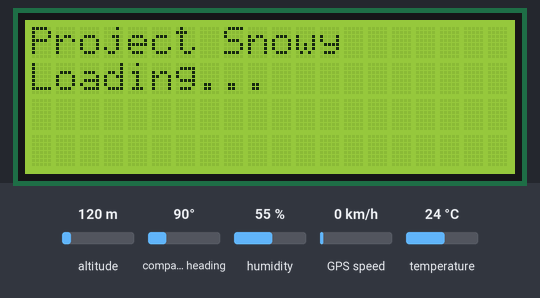
Bench run of a sketch on a simulated Arduino Zero (SAMD21). On the bench: 20×4 character LCD. The inputs (shaded band) are chosen by the test bench; at power-on: altitude 120 m, compass heading 90°, humidity 55 %, GPS speed 0 km/h, temperature 24 °C. The GPS gets a fix after 3 s at 37.7749, -122.4194 with 8 satellites; the modem accepts every AT command (registered, SIM ready, sends succeed) and sends nothing else; what the sketch prints to the serial monitor is not drawn.

Above: at 5.7 s.
At 11.0 s:
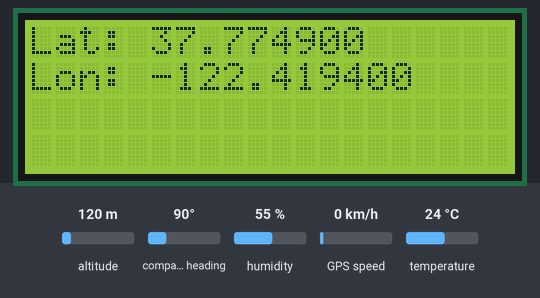

Measured:
- what the display in image 0 shows lasts 5.3 s, from 5.7 s to 11.0 s

The sketch:

ProjectSnowy_GPS_V2.3.ino
```cpp
/******V2.2******/
/***Umais Khan***/
/***27-07-2017***/

/*Lib*/
#include <Arduino.h>
#include "wiring_private.h" // pinPeripheral() function
#include <Wire.h>
#include <LiquidCrystal_I2C.h>
#include <TinyGPS++.h>
#include <Adafruit_Sensor.h>
#include <DHT.h>
#include <DHT_U.h>
/*Lib END*/

/*Serial Setup*/
Uart Serial2(&sercom2, 3, 4, SERCOM_RX_PAD_1, UART_TX_PAD_0); //initialising software serial on pin 3 and 4

#define ss Serial2                               //Setting up software serial used for GPS module
#define gprsSerial Serial5                       //Setting up software serial used for GPRS module

void SERCOM2_Handler() { Serial2.IrqHandler(); }
/*Serial Setup END*/

/*LCD*/
LiquidCrystal_I2C lcd(0x27, 20, 4);             //Seting up the LCD (HEX is specific for the LCD type)
/*LCD END*/

/*Baud Var's/ Setup Var's*/
static const uint32_t SERIAL_BAUD = 115200;     //Setup baud rate for Arduino serial
static const uint32_t GPS_BAUD = 9600;          //Setup baudrate for GPS module
static const uint32_t GPRS_BAUD = 19200;        //Setup baudrate for GPRS/GSM module

static int SETUP_DELAY = 5000;                  //This delay allows time for the GPRS sheild to boot
static bool DISABLE_GPRS_SERIAL = false;        //Toggle GPRS serial output
static bool DISABLE_GPS_PRINT_DATA = false;     //Toggle GPS nema serial printout
static bool DISABLE_LCD = false;                //Toggle LCD on/off
static bool DISABLE_V_STOP_CHECK = false;

int p1 = 0;                                     //Make sure the string above is only printed once (GPRS)
int p2 = 0;                                     //Make sure the string above is only printed once (GPS)
/*Baud Var/ Setup Var's END*/

/*Other Var's*/
int count = 0;

TinyGPSPlus gps; //Creating GPS Object

/*
*lo = Longitude
*la = Latitude
*speed_mph = Speed in mph
*speed_kmph = Speed in kmph
*alt_feet = Altitude in feet
*sat_count = Shows the number of satellites connected
*/

double lo, la, speed_mph, speed_kmph, alt_feet, temp, hum;
uint32_t sat_count;

/*Other Var's END*/


/*Vehicle stop/ start*/
bool v_stopped = false;                 //Bool set based on in vehicle is moving or stationary
int stop_count = 0;                     //Counts the number of loops passed while vehicle is stopped
double min_speed = 1.5;                 //Set speed that the vehicle must reach before the tracker sends data (mph)
/*End vehicle stop/ start*/

/*USERNAME*/

static String user = "Sufi";

double max_speed = 70.0;                //If vehicle travels faster than this speed the App user is notified (float/mph)
static String reg = "VF17 AEY";
bool speed_alert = true;                //SMS speed alerts only sent if this function is set to true

bool sms_delay = false;
int sms_delay_count = 0;
/*Vehicle details*/

/*End of vehicle details*/

/*DHT11  Var's*/
#define DHTPIN            4         // Pin which is connected to the DHT sensor.
#define DHTTYPE           DHT11     // DHT 11
DHT_Unified dht(DHTPIN, DHTTYPE);

//float temp, hum;
uint32_t delayMS;

/*END of DHT11*/

void setup() {

    delay(SETUP_DELAY);
    delay(500);

    lcd.init();                            //Initialised LCD line 1 and 2
    lcd.init();
    lcd.backlight();                      //Start LCD backlight

    lcd.clear();
    lcd.print("Project Snowy");
    lcd.setCursor(0, 1);
    lcd.print("Loading...");

    //Asign baud rate to GPS, GPRS/GSM and Serial monitor
    Serial.begin(SERIAL_BAUD);
    ss.begin(GPS_BAUD);
    gprsSerial.begin(GPRS_BAUD);

    // Assign pins 3 & 4 SERCOM functionality
    pinPeripheral(3, PIO_SERCOM_ALT);
    pinPeripheral(4, PIO_SERCOM_ALT);

    gprsSerial.flush();
    smartDelay(700);//2
    gprsSerial.println("AT+CGATT?");
    smartDelay(350);//1
    toSerial();

    gprsSerial.println("AT+SAPBR=3,1,\"CONTYPE\",\"GPRS\"");     //Setting up connection type (GPRS)
    smartDelay(700); //2
    toSerial();
    gprsSerial.println("AT+SAPBR=3,1,\"APN\",\"giffgaff.com\""); //Setting up APN
    smartDelay(700); //2
    gprsSerial.println("AT+SAPBR=1,1");
    smartDelay(700); //2
    toSerial();
    /*DHT11*/
    dht.begin();
    sensor_t sensor;
    dht.temperature().getSensor(&sensor);
    Serial.println("------------------------------------");
    Serial.println("Temperature");
    Serial.print("Sensor:       ");
    Serial.println(sensor.name);
    Serial.print("Driver Ver:   ");
    Serial.println(sensor.version);
    Serial.print("Unique ID:    ");
    Serial.println(sensor.sensor_id);
    Serial.print("Max Value:    ");
    Serial.print(sensor.max_value);
    Serial.println(" *C");
    Serial.print("Min Value:    ");
    Serial.print(sensor.min_value);
    Serial.println(" *C");
    Serial.print("Resolution:   ");
    Serial.print(sensor.resolution);
    Serial.println(" *C");
    Serial.println("------------------------------------");
    // Print humidity sensor details.
    dht.humidity().getSensor(&sensor);
    Serial.println("------------------------------------");
    Serial.println("Humidity");
    Serial.print("Sensor:       ");
    Serial.println(sensor.name);
    Serial.print("Driver Ver:   ");
    Serial.println(sensor.version);
    Serial.print("Unique ID:    ");
    Serial.println(sensor.sensor_id);
    Serial.print("Max Value:    ");
    Serial.print(sensor.max_value);
    Serial.println("%");
    Serial.print("Min Value:    ");
    Serial.print(sensor.min_value);
    Serial.println("%");
    Serial.print("Resolution:   ");
    Serial.print(sensor.resolution);
    Serial.println("%");
    Serial.println("------------------------------------");
    // Set delay between sensor readings based on sensor details.
    delayMS = sensor.min_delay / 1000;
    /*DHT11 END*/
}

void loop() {
    lo = gps.location.lng();
    la = gps.location.lat();

    dht_data();
    Serial.println(temp);
    Serial.println(hum);
    speed_mph = gps.speed.mph();
    speed_kmph = gps.speed.kmph();
    alt_feet = gps.altitude.feet();
    sat_count = gps.satellites.value();

    printGPSData(); //Un comment for serial debugging
    toLCD(gps.location.isValid());

    if (DISABLE_LCD != true) {
        toLCD(gps.location.isValid());
    }

    /*
    *The code below is designed to stop the transmittion of GPS data via GPRS
    *when the vehicle is stationary...
    */
    if (DISABLE_V_STOP_CHECK == false) {
        if (speed_mph < min_speed) {

            stop_count++;
            smartDelay(500);
            Serial.print(" \n\nVehicle stopped! Count = ");
            Serial.println(stop_count);

        }
    }


    if (v_stopped == false && stop_count < 2) {
        Serial.print(" \n\nSending to DB = ");
        Serial.println(stop_count);
        toDB();
    }

    if (stop_count >= 2 && v_stopped == false) {
        Serial.print(" \n\nSetting v_stopped to true! Count = ");
        Serial.println(stop_count);
        v_stopped = true;
    }

    if (v_stopped == true && speed_mph >= min_speed && speed_alert == true) {

        v_stopped = false;
        stop_count = 0;
        Serial.print(" \n\nv_stopped set to false and count reset! Count = ");
        Serial.println(stop_count);
        toDB();
    }

    /*
    *This if statement waits for 10 loops before setting the sms_delay function to false
    *if the function is set to true the system would send a speed warning notification
    *every 6-7 seconds if the user maintains a speed higher than the set maximum limit
    */
    if (sms_delay == true) {

        sms_delay_count++;

        if (sms_delay_count >= 10) {

            sms_delay = false;
            sms_delay_count = 0;

        }

    }

    /*
     * If speed is greater than the max speed limit set and the sms_delay_count
     * is equal to 0 a SMS message is sent to the user if the driver of the vehicle
     * exceeds the maximum set limit
     */
    if (speed_mph > max_speed && sms_delay_count == 0) {

        sms_notification();
        sms_delay = true;
        sms_delay_count++;

    }

    count++;

}

void dht_data() {
    // Delay between measurements.
    delay(delayMS);
    // Get temperature event and print its value.
    sensors_event_t event;
    dht.temperature().getEvent(&event);
    if (isnan(event.temperature)) {
        Serial.println("Error reading temperature!");
    } else {
        Serial.print("Temperature: ");
        temp = event.temperature;
        Serial.println(" *C");
    }
    // Get humidity event and print its value.
    dht.humidity().getEvent(&event);
    if (isnan(event.relative_humidity)) {
        Serial.println("Error reading humidity!");
    } else {
        Serial.print("Humidity: ");
        hum = event.relative_humidity;
        Serial.println("%");
    }
}

void printGPSData() {
    if (DISABLE_GPS_PRINT_DATA == false) {
        Serial.print("\n\n*** Data In - Count = ");
        Serial.print(count);
        Serial.println(" ***");
        Serial.print("\nLat: ");
        Serial.print(la, 6);
        Serial.print("\nLong: ");
        Serial.print(lo, 6);

        Serial.println("\n\n*** END *** \n\n");
        smartDelay(100);
    } else if (DISABLE_GPS_PRINT_DATA == true && p1 == 0) {
        Serial.println("GPS data printing to serial has been disabled!");
        p1++;
    }
}


/*
*Prints GPS data to lcd GPS data validity boolean must be passed to this function
*If bool is set to valid the data is printed to the LCD and if set to false no a
*string of '*' are printed in place of latitude and longitude data.
*/
void toLCD(bool valid) {
    if (!valid) {
        lcd.clear();
        lcd.print("Lat: ****** MS");
        lcd.print(max_speed);
        lcd.setCursor(0, 1);
        lcd.print("Lon: ******");
    } else {
        lcd.clear();
        lcd.print("Lat: ");
        lcd.print(la, 6);
        lcd.setCursor(0, 1);
        lcd.print("Lon: ");
        lcd.print(lo, 6);
    }
}

/*This function when executed sends data to the database via GPRS*/
void toDB() {
    gprsSerial.flush();
    smartDelay(1000);
    gprsSerial.println("AT+HTTPINIT");
    smartDelay(1000);

    gprsSerial.print("AT+HTTPPARA=\"URL\",\"http://www.projectsnowy.co.uk/include/php/gps_log.php?la=");
    smartDelay(50);
    gprsSerial.print(la, 6);
    smartDelay(200);
    gprsSerial.print("&lo=");
    smartDelay(50);
    gprsSerial.print(lo, 6);
    smartDelay(200);
    gprsSerial.print("&speed_mph=");
    smartDelay(50);
    gprsSerial.print(speed_mph);
    smartDelay(200);
    gprsSerial.print("&speed_kmph=");
    smartDelay(50);
    gprsSerial.print(speed_kmph);
    smartDelay(200);
    gprsSerial.print("&alt_feet=");
    smartDelay(50);
    gprsSerial.print(alt_feet);
    smartDelay(200);
    gprsSerial.print("&sat_count=");
    smartDelay(50);
    gprsSerial.print(sat_count);
    smartDelay(200);
    gprsSerial.print("&temp=");
    smartDelay(50);
    gprsSerial.print(temp);
    smartDelay(200);
    gprsSerial.print("&hum=");
    smartDelay(50);
    gprsSerial.print(hum);
    smartDelay(200);
    gprsSerial.print("&user=");
    smartDelay(50);
    gprsSerial.print(user);
    smartDelay(200);
    gprsSerial.print("&reg=");
    smartDelay(50);
    gprsSerial.print(reg);
    smartDelay(200);
    gprsSerial.print("\"\r\n"); // close url

    smartDelay(1000);
    toSerial();

    // set http action type 0 = GET, 1 = POST, 2 = HEAD
    gprsSerial.println("AT+HTTPACTION=0");
    smartDelay(1000);
    toSerial();

    // read server response
    gprsSerial.println("AT+HTTPREAD");
    smartDelay(1000);
    toSerial();

    gprsSerial.println("");
    gprsSerial.println("AT+HTTPTERM");
    toSerial();
    smartDelay(1000);

    gprsSerial.println("");
    smartDelay(500);
}

/*
*  This function sends the vehicles current speed and reg
* as a SMS notification if the driver exceeds the set max speed
*/
void sms_notification() {

    Serial.println("Sending text!");
    gprsSerial.print("AT+CMGF=1\r");    //Because we want to send the SMS in text mode
    delay(100);
    gprsSerial.println("AT + CMGS = \"+447582197155\"");
    delay(100);
    //the content of the message
    gprsSerial.print("The vehicle reg: ");
    gprsSerial.println(reg);
    gprsSerial.print("Is exceeding the max set speed limit. Current speed = ");
    gprsSerial.println(speed_mph);

    gprsSerial.print("Current set speed = ");
    gprsSerial.print(max_speed);
    gprsSerial.print(" Overspeed by:  ");
    gprsSerial.println(speed_mph - max_speed);
    delay(100);
    gprsSerial.println((char) 26);//the ASCII code of the ctrl+z is 26
    delay(100);
    gprsSerial.println();

    if (gprsSerial.available())
        Serial.write(gprsSerial.read());

}

/****************************************************************Other functions!**********************************************/

static void smartDelay(unsigned long ms) {
    unsigned long start = millis();
    do {
        while (ss.available())
            gps.encode(ss.read());
    } while (millis() - start < ms);
}

void toSerial() {
    while (gprsSerial.available() != 0 && DISABLE_GPRS_SERIAL == false) {
        Serial.write(gprsSerial.read());
    }

    if (DISABLE_GPRS_SERIAL == true && p2 == 0) {
        Serial.println("GPRS Serial has been disabled!");
        p2++;
    }
}
```
